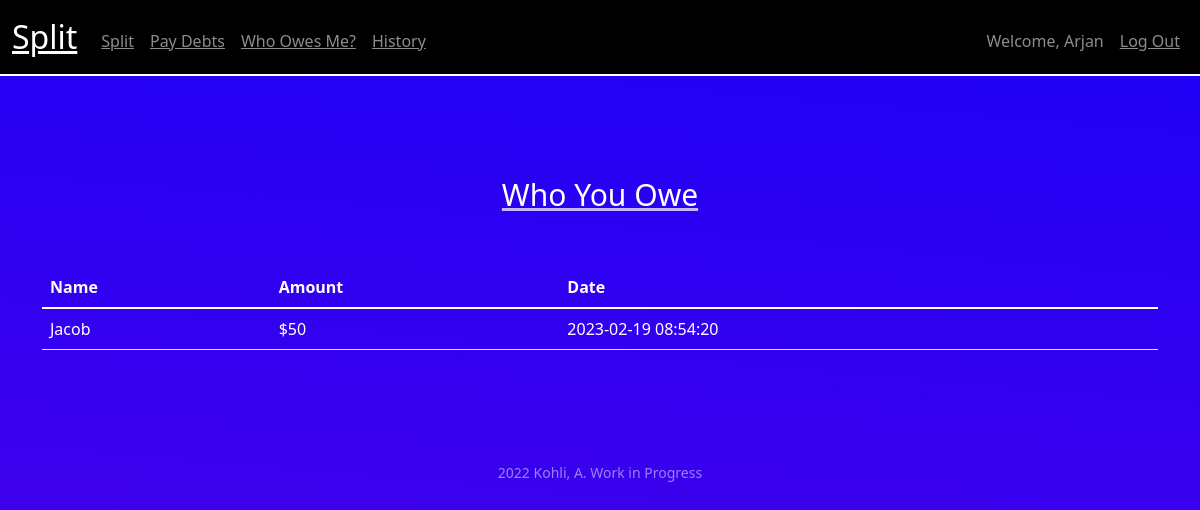
Page / (signed in) on the committed database.
### tables this page shows
CREATE TABLE 'users' (id INTEGER PRIMARY KEY AUTOINCREMENT NOT NULL, username TEXT NOT NULL, hash TEXT NOT NULL,'email' TEXT);

CREATE TABLE 'debts' ('Creditor' TEXT, 'Debtor' TEXT, 'Amount' NUMERIC, 'Date' DATETIME,'paidBack' TEXT DEFAULT 'No');

### app.py (the view)
@app.route("/", methods=["GET"])
@login_required
def index():
    loggedinuser = db.execute("SELECT username FROM users WHERE users.id == ?", session["user_id"])
    debts = db.execute("SELECT creditor, amount, date FROM debts WHERE paidBack == 'No' AND debtor == ?", (loggedinuser[0]).get('username'))
    print(debts)
    return render_template("index.html", debts=debts, user=(loggedinuser[0]).get('username'))

### app.py (called while the page is built)
@app.after_request
def after_request(response):
    response.headers["Cache-Control"] = "no-cache, no-store, must-revalidate"
    response.headers["Expires"] = 0
    response.headers["Pragma"] = "no-cache"
    return response

### templates/index.html (shortened to what this page needs)
{% extends "layout.html" %}{% block title %} Home {% endblock %} {% block main %}
<main class="container py-5 text-center">
    <div class="pagetitle">
        Who You Owe
        <ul class="circles">
        </ul>
    </div>
    <table class="table">
        <thead>
            <tr>
                <th class="text-start">Name</th>
                <th class="text-start">Amount</th>
                <th class="text-start">Date</th>
            </tr>
        </thead>
       <tbody>
        {% for debt in debts %}
                <tr>
                    <td>{{ debt.Creditor }}</td>
                    <td>${{ debt.Amount }}</td>
                    <td>{{ debt.Date }}</td>
                </tr>
            {% endfor %}
        </tbody>
    </table>
        </main>
{% endblock %}

### templates/layout.html (shortened to what this page needs)
<!DOCTYPE html>
<html lang="en">
    <head>
        <link href="https://cdn.jsdelivr.net/npm/bootstrap@5.1.3/dist/css/bootstrap.min.css" rel="stylesheet">
        <link href="/static/styles.css" rel="stylesheet">
    </head>
    <body>
        <div id="page-container">
            <div id="content-wrap">
                <nav class="navbar navbar-expand-md navbar-dark" style="background-color: #000000;">
                    <div class="container-fluid">
                        <a class="navbar-brand" href="/"><span class="blue">Split</span></a>
                        <div class="collapse navbar-collapse" id="navbar">
                            {% if session["user_id"] %}
                                <ul class="navbar-nav me-auto mt-2">
                                    <li class="nav-item"><a class="nav-link" href="/split">Split</a></li>
                                    <li class="nav-item"><a class="nav-link" href="/pay">Pay Debts</a></li>
                                    <li class="nav-item"><a class="nav-link" href="/yourCreds">Who Owes Me?</a></li>
                                    <li class="nav-item"><a class="nav-link" href="/history">History</a></li>
                                </ul>
                                <ul class="navbar-nav ms-auto mt-2">
                                    <a class="nav-link">Welcome, {{ user }}</a>
                                    <li class="nav-item"><a class="nav-link" href="/logout">Log Out</a></li>
                                </ul>
                            {% else %}
                                <ul class="navbar-nav ms-auto mt-2">
                                    <li class="nav-item"><a class="nav-link" href="/register">Register</a></li>
                                    <li class="nav-item"><a class="nav-link" href="/login">Log In</a></li>
                                </ul>
                            {% endif %}
                        </div>
                    </div>
                </nav>
                <main class="container-fluid py-5 text-center">
                    {% block main %}{% endblock %}
                </main>
                <footer class="mb-5 small text-center text-white-50">
                    2022 Kohli, A. Work in Progress
                </footer>
            </div>
          </div>
    </body>
</html>

### static/styles.css (style rules this page uses)
#page-container { position: relative; min-height: 100vh; }
#content-wrap { padding-bottom: 2.5rem; }
body { height: 100%; background: linear-gradient(5deg, #00bfff, #9400d3, #0000FF); background-size: 600% 600%; -webkit-animation: AnimationName 29s ease infinite; animation: AnimationName 29s ease infinite; }
nav { border-bottom: 2px solid #ffffff; }
nav .navbar-brand { font-size: xx-large; color: #ffffff; }
nav .nav-link { color: #ffffff; }
tr { text-align: left }
.table { color: #ffffff; }
.pagetitle { color: #ffffff; margin-bottom: 30px; padding-bottom: 20px; font-size: 30px; text-decoration-line: underline; text-decoration-style: "solid"; text-decoration-color: rgba(255,255,255,0.72); }
* { margin: 0px; padding: 0px; }
.circles { position: absolute; top: 0; left: 0; width: 100%; height: 100%; overflow: hidden; z-index: -1; }
a:link { color: white; background-color: transparent; text-decoration: underline; }

### rows in the picture
users: username "Arjan"
debts: Creditor "Jacob", Amount "50", Date "2023-02-19 08:54:20"
